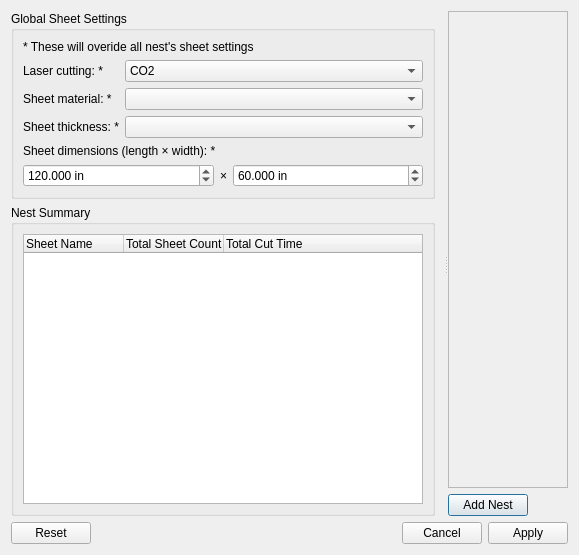
<?xml version="1.0" encoding="UTF-8"?>
<ui version="4.0">
 <class>Form</class>
 <widget class="QDialog" name="Form">
  <property name="geometry">
   <rect>
    <x>0</x>
    <y>0</y>
    <width>579</width>
    <height>555</height>
   </rect>
  </property>
  <property name="windowTitle">
   <string>Nest Editor</string>
  </property>
  <layout class="QVBoxLayout" name="verticalLayout_3" stretch="1,0">
   <item>
    <widget class="QSplitter" name="splitter">
     <property name="orientation">
      <enum>Qt::Orientation::Horizontal</enum>
     </property>
     <widget class="QWidget" name="verticalLayoutWidget_2">
      <layout class="QVBoxLayout" name="verticalLayout_controls" stretch="0,1">
       <property name="rightMargin">
        <number>9</number>
       </property>
       <item>
        <widget class="QGroupBox" name="groupBox">
         <property name="title">
          <string>Global Sheet Settings</string>
         </property>
         <layout class="QVBoxLayout" name="verticalLayout_4">
          <item>
           <widget class="QLabel" name="label_2">
            <property name="text">
             <string>* These will overide all nest's sheet settings</string>
            </property>
            <property name="wordWrap">
             <bool>true</bool>
            </property>
           </widget>
          </item>
          <item>
           <layout class="QGridLayout" name="gridLayout" columnstretch="0,1">
            <item row="2" column="1">
             <widget class="QComboBox" name="comboBox_nests_sheet_thickness">
              <property name="sizePolicy">
               <sizepolicy hsizetype="MinimumExpanding" vsizetype="Fixed">
                <horstretch>0</horstretch>
                <verstretch>0</verstretch>
               </sizepolicy>
              </property>
             </widget>
            </item>
            <item row="1" column="1">
             <widget class="QComboBox" name="comboBox_nests_sheet_material">
              <property name="sizePolicy">
               <sizepolicy hsizetype="MinimumExpanding" vsizetype="Fixed">
                <horstretch>0</horstretch>
                <verstretch>0</verstretch>
               </sizepolicy>
              </property>
             </widget>
            </item>
            <item row="0" column="0">
             <widget class="QLabel" name="label">
              <property name="text">
               <string>Laser cutting: *</string>
              </property>
              <property name="wordWrap">
               <bool>true</bool>
              </property>
              <property name="buddy">
               <cstring>comboBox_cutting_method</cstring>
              </property>
             </widget>
            </item>
            <item row="2" column="0">
             <widget class="QLabel" name="label_4">
              <property name="text">
               <string>Sheet thickness: *</string>
              </property>
              <property name="wordWrap">
               <bool>true</bool>
              </property>
              <property name="buddy">
               <cstring>comboBox_nests_sheet_thickness</cstring>
              </property>
             </widget>
            </item>
            <item row="1" column="0">
             <widget class="QLabel" name="label_3">
              <property name="text">
               <string>Sheet material: *</string>
              </property>
              <property name="wordWrap">
               <bool>true</bool>
              </property>
              <property name="buddy">
               <cstring>comboBox_nests_sheet_material</cstring>
              </property>
             </widget>
            </item>
            <item row="0" column="1">
             <widget class="QComboBox" name="comboBox_cutting_method">
              <property name="sizePolicy">
               <sizepolicy hsizetype="MinimumExpanding" vsizetype="Fixed">
                <horstretch>0</horstretch>
                <verstretch>0</verstretch>
               </sizepolicy>
              </property>
              <item>
               <property name="text">
                <string>CO2</string>
               </property>
              </item>
              <item>
               <property name="text">
                <string>Nitrogen</string>
               </property>
              </item>
             </widget>
            </item>
           </layout>
          </item>
          <item>
           <widget class="QLabel" name="label_5">
            <property name="text">
             <string>Sheet dimensions (length × width): *</string>
            </property>
            <property name="wordWrap">
             <bool>true</bool>
            </property>
            <property name="buddy">
             <cstring>doubleSpinBox_nests_sheet_length</cstring>
            </property>
           </widget>
          </item>
          <item>
           <layout class="QHBoxLayout" name="horizontalLayout_2" stretch="1,0,1">
            <item>
             <widget class="QDoubleSpinBox" name="doubleSpinBox_nests_sheet_length">
              <property name="sizePolicy">
               <sizepolicy hsizetype="Ignored" vsizetype="Fixed">
                <horstretch>0</horstretch>
                <verstretch>0</verstretch>
               </sizepolicy>
              </property>
              <property name="suffix">
               <string> in</string>
              </property>
              <property name="decimals">
               <number>3</number>
              </property>
              <property name="maximum">
               <double>9999999999.000000000000000</double>
              </property>
              <property name="value">
               <double>120.000000000000000</double>
              </property>
             </widget>
            </item>
            <item>
             <widget class="QLabel" name="label_6">
              <property name="text">
               <string>×</string>
              </property>
             </widget>
            </item>
            <item>
             <widget class="QDoubleSpinBox" name="doubleSpinBox_nests_sheet_width">
              <property name="sizePolicy">
               <sizepolicy hsizetype="Ignored" vsizetype="Fixed">
                <horstretch>0</horstretch>
                <verstretch>0</verstretch>
               </sizepolicy>
              </property>
              <property name="suffix">
               <string> in</string>
              </property>
              <property name="decimals">
               <number>3</number>
              </property>
              <property name="maximum">
               <double>99999999999.000000000000000</double>
              </property>
              <property name="value">
               <double>60.000000000000000</double>
              </property>
             </widget>
            </item>
           </layout>
          </item>
         </layout>
        </widget>
       </item>
       <item>
        <widget class="QGroupBox" name="groupBox_2">
         <property name="title">
          <string>Nest Summary</string>
         </property>
         <layout class="QVBoxLayout" name="verticalLayout">
          <item>
           <widget class="QTreeWidget" name="treeWidget_nest_summary">
            <property name="showDropIndicator" stdset="0">
             <bool>false</bool>
            </property>
            <property name="rootIsDecorated">
             <bool>false</bool>
            </property>
            <property name="animated">
             <bool>true</bool>
            </property>
            <column>
             <property name="text">
              <string>Sheet Name</string>
             </property>
            </column>
            <column>
             <property name="text">
              <string>Total Sheet Count</string>
             </property>
            </column>
            <column>
             <property name="text">
              <string>Total Cut Time</string>
             </property>
            </column>
           </widget>
          </item>
         </layout>
        </widget>
       </item>
      </layout>
     </widget>
     <widget class="QWidget" name="verticalLayoutWidget">
      <layout class="QVBoxLayout" name="verticalLayout_2">
       <item>
        <widget class="QScrollArea" name="scrollArea">
         <property name="sizeAdjustPolicy">
          <enum>QAbstractScrollArea::SizeAdjustPolicy::AdjustToContents</enum>
         </property>
         <property name="widgetResizable">
          <bool>true</bool>
         </property>
         <property name="alignment">
          <set>Qt::AlignmentFlag::AlignLeading|Qt::AlignmentFlag::AlignLeft|Qt::AlignmentFlag::AlignTop</set>
         </property>
         <widget class="QWidget" name="scrollAreaWidgetContents">
          <property name="geometry">
           <rect>
            <x>0</x>
            <y>0</y>
            <width>88</width>
            <height>473</height>
           </rect>
          </property>
          <layout class="QVBoxLayout" name="verticalLayout_6">
           <item>
            <layout class="QVBoxLayout" name="verticalLayout_nests">
             <property name="spacing">
              <number>6</number>
             </property>
            </layout>
           </item>
          </layout>
         </widget>
        </widget>
       </item>
       <item>
        <widget class="QPushButton" name="pushButton_add_nest">
         <property name="sizePolicy">
          <sizepolicy hsizetype="Maximum" vsizetype="Fixed">
           <horstretch>0</horstretch>
           <verstretch>0</verstretch>
          </sizepolicy>
         </property>
         <property name="text">
          <string>Add Nest</string>
         </property>
        </widget>
       </item>
      </layout>
     </widget>
    </widget>
   </item>
   <item>
    <widget class="QDialogButtonBox" name="buttonBox">
     <property name="standardButtons">
      <set>QDialogButtonBox::StandardButton::Apply|QDialogButtonBox::StandardButton::Cancel|QDialogButtonBox::StandardButton::Reset</set>
     </property>
     <property name="centerButtons">
      <bool>false</bool>
     </property>
    </widget>
   </item>
  </layout>
 </widget>
 <resources/>
 <connections/>
</ui>
